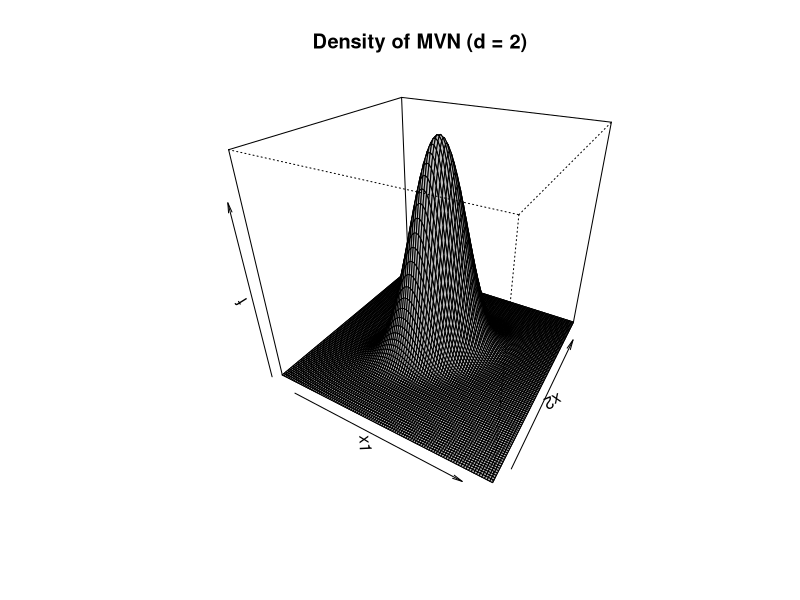
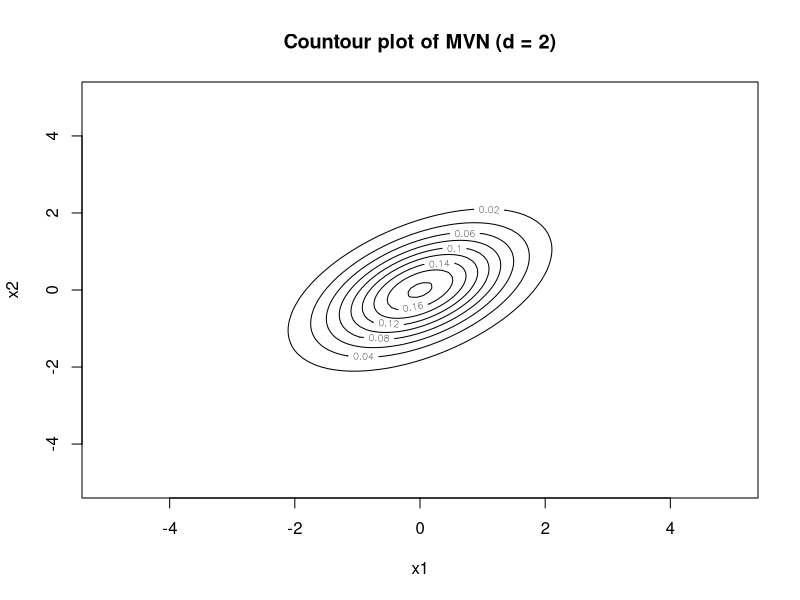
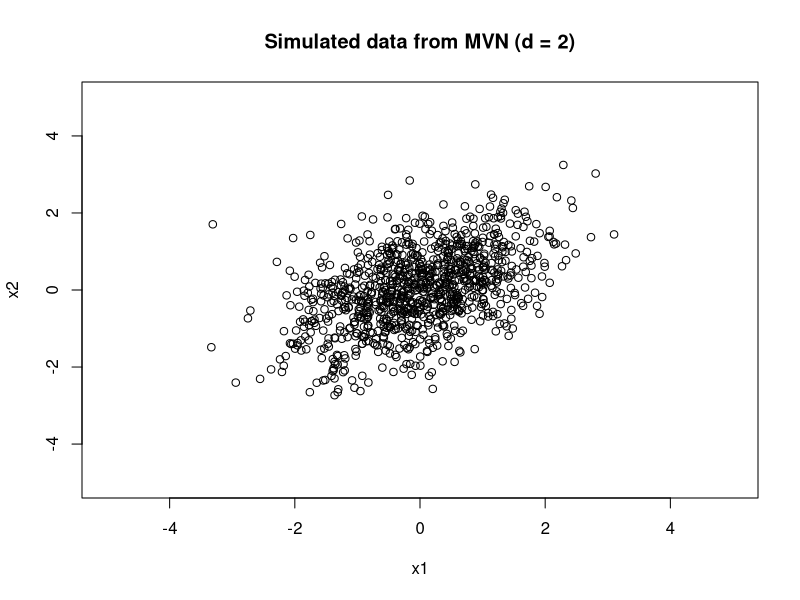

Write R code to recreate these figures, in order.
###########################
#
# Solution to Problem 2.2
#
###########################

library(mnormt) # R package for multivariate normal distribution

# computes the MVN density values
compute_density = function(x, mu, Sigma) {
  
  len = length(x)
  f = matrix(0, nrow = len, ncol = len)
  
  for (i in 1:len) {
    for (j in 1:len) {
      f[i, j] = dmnorm(c(x[i], x[j]), mean = mu, var = Sigma)
    }
  }
  
  return(f)
}

# specified mean vector and covariance matrix
mu = c(0,0)
Sigma = matrix(c(1, .5, .5, 1), 2)

# values for which to compute the density
x = seq(-5, 5, length.out = 100)

# density function
f = compute_density(x, mu, Sigma)

# plot the density
persp(x, x, f, col = "gray",
      theta = 30, phi = 30,
      xlab = "x1", ylab = "x2", zlab = "f",
      main = "Density of MVN (d = 2)")

# plot contour
contour(x, x, f,
        xlab = "x1", ylab = "x2",
        main = "Countour plot of MVN (d = 2)")

# compute the eigenvalues
ev = eigen(Sigma)
evalues = ev$values

# compare radii of the contours using the sqrt of the ratio of the eigenvalues
ratio = sqrt(evalues[1]/evalues[2])

# simulate sample from the MVN with n = 1000
simulated_data = rmnorm(1000, mu, Sigma)

# draw the scatter plot
plot(simulated_data, xlim=range(x), ylim=range(x),
     main="Simulated data from MVN (d = 2)", xlab="x1", ylab="x2")

